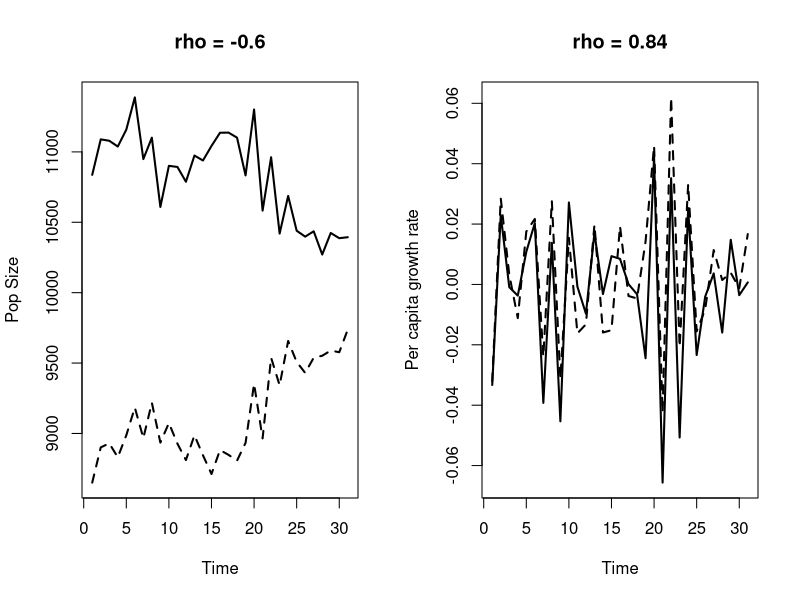

Source code (R):
## ---- chunk 1
neutral_model <- function(N, NT, r, K, sigE, Ue, n_spp){
  r_out <- numeric(n_spp) 
  N_out <- numeric(n_spp)
  for(i in 1:n_spp){
    lambda <- exp(r[i] * (1-(NT/K)) + sigE*Ue)
    N_out[i] <- sum(rpois(N[i], lambda))
  }
  return(N_out)
}

#Independent random variables for stochasticity
t_limit <- 130
Ue <- rnorm(t_limit,0,1)
Ud <- rnorm(t_limit,0,1)

#Other parameters
r <- c(1,1) #neutral
K <- c(20000,20000) #neutral
sigE <- c(0.01, 0.01) #neutral
## ---- chunk 2
r_save <- matrix(nrow=t_limit, ncol=length(r))
N_save <- matrix(nrow=t_limit, ncol=length(r))
N_save[1,] <- K
for(t in 2:t_limit){
  mod_out <- neutral_model(N=N_save[t-1,], NT=sum(N_save[t-1,]), r=r, K=K,
                           sigE=sigE, Ue=Ue[t-1], n_spp=length(r))
  N_save[t,] <- mod_out
}
N_save <- as.data.frame(N_save)
N_save$year <- c(1:t_limit)
N_lag <- N_save
N_lag$lagyear <- N_lag$year+1
colnames(N_lag)[1:2] <- c("lagN1", "lagN2")
N_merge <- merge(N_save, N_lag[,c(1,2,4)], by.x = "year", by.y = "lagyear")
N_merge$pgr1 <- with(N_merge, log(V1/lagN1))
N_merge$pgr2 <- with(N_merge, log(V2/lagN2))

#Calculate correlations
rho_n <- cor(N_merge[c(99:129),"V1"], N_merge[c(99:129),"V2"])
rho_r <- cor(N_merge[c(99:129),"pgr1"], N_merge[c(99:129),"pgr2"])

par(mfrow=c(1,2))
matplot(as.matrix(N_merge[c(99:129),c("V1", "V2")]), type="l", 
        col="black", lwd=2, xlab="Time", ylab="Pop Size", 
        main=paste("rho =", round(rho_n,2)))
matplot(as.matrix(N_merge[c(99:129),c("pgr1", "pgr2")]), type="l", 
        col="black", lwd=2, xlab="Time", ylab="Per capita growth rate", 
        main=paste("rho =", round(rho_r,2)))
